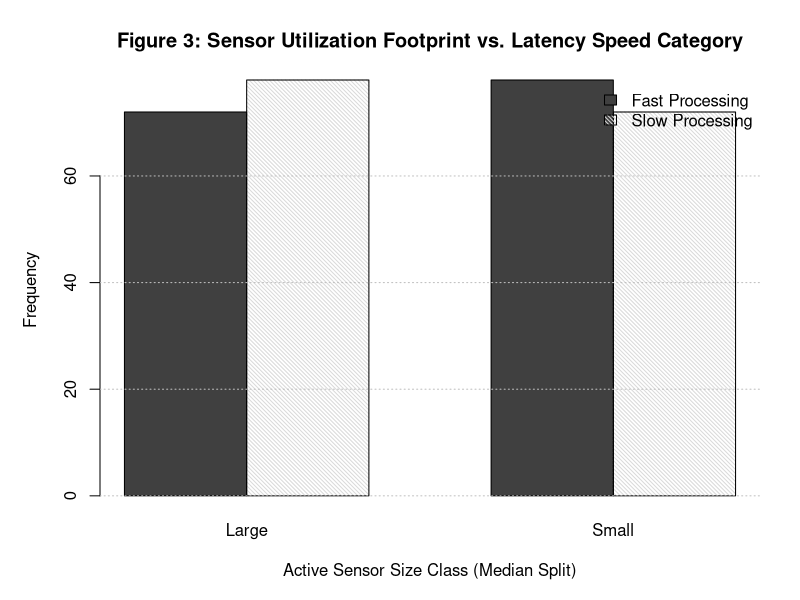

The R source for this figure:
# =====================================================================
# Figure 3: Spatial Footprint vs. Latency Speed Category (Sub-RQ3) - B&W / Print-Optimized
# =====================================================================

dir.create("figures", showWarnings = FALSE)
nmnist_data <- read.csv("nmnist_features.csv")

lat_med  <- median(nmnist_data$latency_us)
area_med <- median(nmnist_data$active_pixels)

nmnist_data$latency_speed      <- as.factor(ifelse(nmnist_data$latency_us > lat_med, "Slow", "Fast"))
nmnist_data$spatial_size_class <- as.factor(ifelse(nmnist_data$active_pixels > area_med, "Large", "Small"))

cat("Generating Figure 3: Spatial Footprint vs Latency Speed...\n")
png("figures/fig3_spatial_vs_speed.png", width = 2400, height = 1800, res = 300)
par(mar = c(5, 5, 4, 2))

t3 <- table(nmnist_data$latency_speed, nmnist_data$spatial_size_class)

# Contrast grayscale fill with pattern hatching
barplot(t3, 
        beside = TRUE, 
        col = c("gray25", "gray85"),
        density = c(NA, 35),
        angle = c(0, 135),
        border = "black",
        main = "Figure 3: Sensor Utilization Footprint vs. Latency Speed Category",
        xlab = "Active Sensor Size Class (Median Split)", 
        ylab = "Frequency",
        legend.text = c("Fast Processing", "Slow Processing"),
        args.legend = list(x = "topright", bty = "n"),
        cex.main = 1.2, cex.lab = 1.0)

grid(nx = NA, ny = NULL, col = "gray75", lty = "dotted")
dev.off()

cat("Successfully generated figures/fig3_spatial_vs_speed.png\n")
